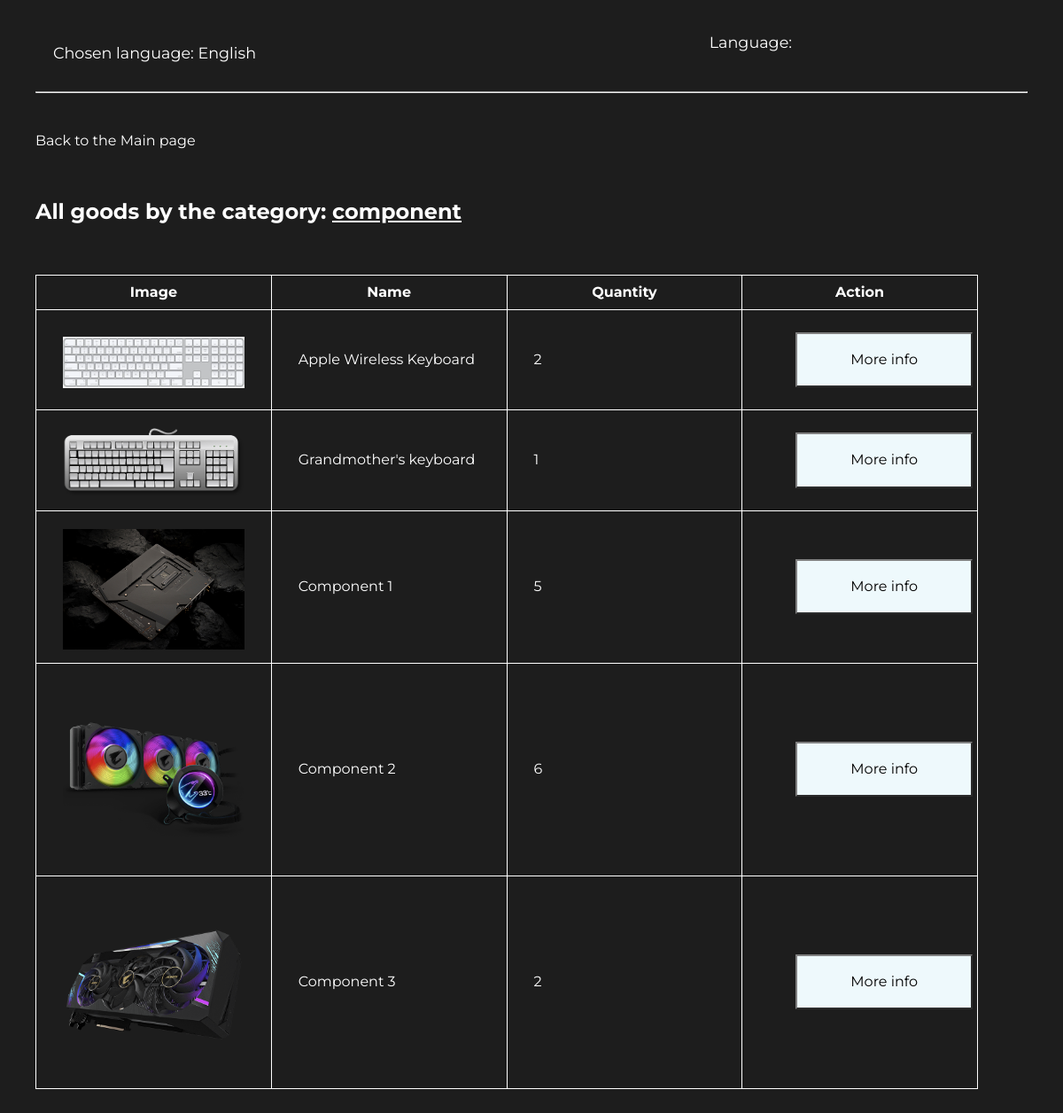
/website/php/store/choose-goods.php?category=component, run on the app's committed database.
### tables this page shows
CREATE TABLE `goods` (
  `id` int(11) NOT NULL,
  `category_id` int(11) NOT NULL,
  `name` varchar(255) NOT NULL,
  `quantity` int(11) NOT NULL
);

### website/php/store/choose-goods.php (the view, shortened to what this page needs)
<!DOCTYPE html>
<html lang="en">
<head>
    <link rel="stylesheet" href="https://cdnjs.cloudflare.com/ajax/libs/normalize/8.0.1/normalize.min.css  " />
    <link rel="stylesheet" type="text/css" href="jQuery/jquery-ui.css">
    <link rel="stylesheet" href="../../styles/styles.css" />
    <link rel="stylesheet" href="https://cdnjs.cloudflare.com/ajax/libs/flag-icon-css/4.1.5/css/flag-icons.min.css" />
</head>
<body>
  <?php include 'includes/choose-lang.php' ?>
  <a href="../../index.php">Back to the Main page</a>
  <?php
  require_once __DIR__ . '/../config/connect.php';
  if (isset($_GET['category'])) {
    $category = $_GET['category'];
    echo "<br><br><br>";
    echo "<h2> All goods by the category: <u>$category</u> </h2>";
    echo "<br><br>";
    $sql = "
    SELECT goods.id, images.`path`, goods.name, goods.quantity
    FROM goods, categories, images
    WHERE goods.category_id = categories.id AND
    categories.name = '$category' AND
    images.good_id = goods.id AND
    images.id IN
    (
        SELECT min(images_id)
        FROM
        (
            SELECT goods.id AS goods_id, images.id AS images_id
            FROM goods, images
            WHERE goods.id = images.good_id
            ) AS T
        GROUP BY goods_id
    )";
    $result = mysqli_query($connect, $sql);
    if (! $result) {
        echo "<p> <b>ERROR!</b> Could not execute: <br> $sql </p>";
        echo '<p> <b>MySQL Error:</b> ' . mysqli_error($connect) . '</p>';
    } elseif (mysqli_num_rows($result) == 0) {
        echo "<p> Sorry! No suitable results were found in the database for your request. </p>";
    } else { ?>
        <table>
            <thead>
                <tr>
                    <th>Image</th>
                    <th>Name</th>
                    <th>Quantity</th>
                    <th>Action</th>
                </tr>
            </thead>
            <tbody>
                <?php while ($row = $result->fetch_assoc()) { ?>
                    <tr>
                        <td>
                            <img src="../../images/goods/<?= $row['path']; ?>" alt="">
                        </td>
                        <td>
                            <?= $row['name']; ?>
                        </td>
                        <td>
                            <?= $row['quantity']; ?>
                        </td>
                        <td>
                          <form action="show-a-good.php?good_id=<?= $row['id'] ?>">
                            <input type="submit" name="more_info" value="More info"
                            class="button" style="margin: 15px 30px" /></form>
                        </td>
                    </tr>
                <?php }?>
            </tbody>
        </table>
    <?php }
} ?>
</body>
</html>

### website/php/store/includes/choose-lang.php (shortened to what this page needs)
<p id="chosen-language">
</p>
<div class="flags">
  <p>
    <span id="choose-your-lang">Language:</span>
    <a href="#" onclick="setLanguage('en')"><span class="flag-icon flag-icon-us"></span></a>
    <a href="#" onclick="setLanguage('ru')"><span class="flag-icon flag-icon-ru"></span></a>
    <a href="#" onclick="setLanguage('uk')"><span class="flag-icon flag-icon-ua"></span></a>
  </p>
</div>
<hr> <br><br>

### website/styles/styles.css (style rules this page uses)
body { font-family: "Montserrat", sans-serif; background: #1D1D1D; color: #fff; padding: 40px; }
a { text-decoration: none; color: #fff; }
td img { max-width: 100%; max-height: 230px; margin-top: 10px; }
#chosen-language { float: left; margin: 10px 20px; }
.flags { float: right; padding: 0px 20px; margin: -20px 0px 20px; }
.flag-icon { padding: 15px 20px; margin: 0px 20px; border: 1px solid transparent; }
input[type=submit] { margin-bottom: 25px; }
.button { display: inline-block; min-width: 200px; min-height: 20px; padding: 20px 15px; text-align: center; border: 2px outset grey; background-color: rgb(238, 249, 252); color: black; cursor:pointer; }
p, label { font-size: 1.1em; }
table, td, th { border: 1px solid white; padding: 10px 30px; max-width: 95%; }
table { table-layout: fixed; border-collapse: collapse; width: 100%; }

### data on the page
goods: shows a picture, name "Apple Wireless Keyboard", quantity "2"
goods: shows a picture, name "Grandmother's keyboard", quantity "1"
goods: shows a picture, name "Component 1", quantity "5"
goods: shows a picture, name "Component 2", quantity "6"
goods: shows a picture, name "Component 3", quantity "2"

### other printed values
$category "component"
